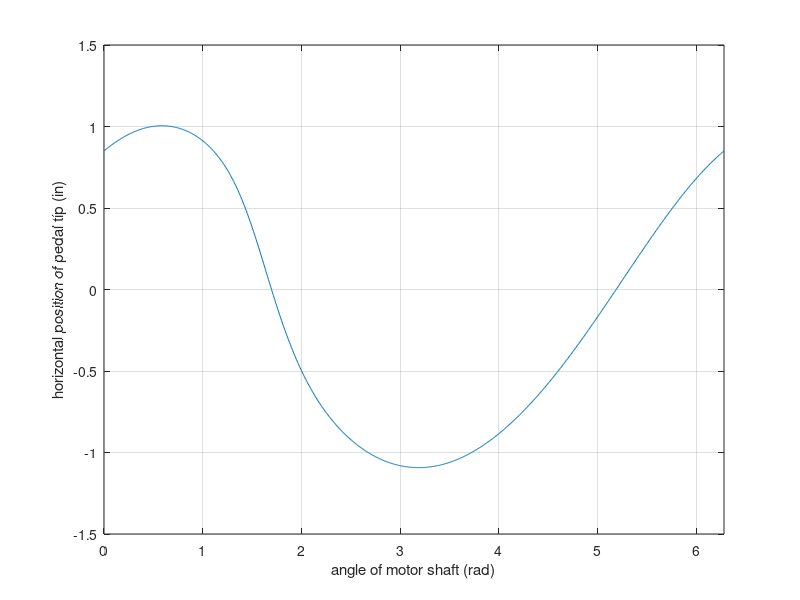
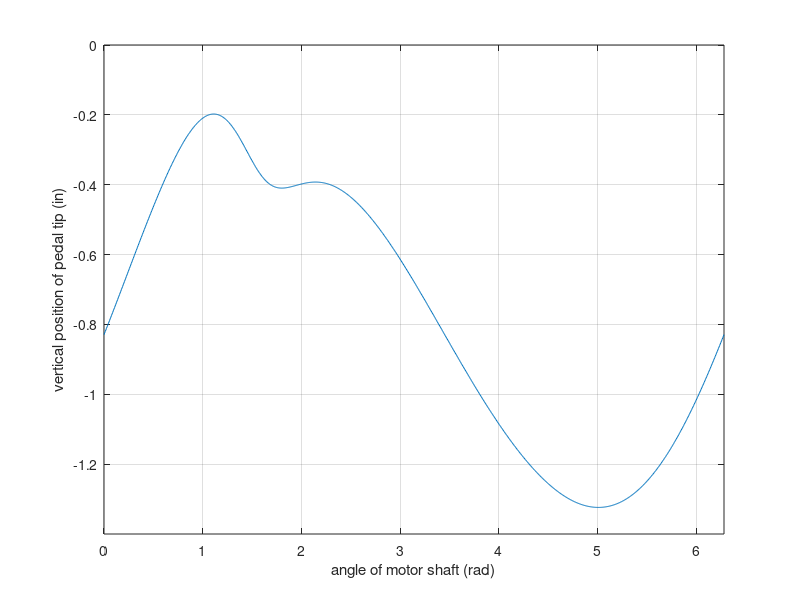

MATLAB code for these plots, in order:
close all
clear
clc

%% givens
r1 = 0.8;
r2 = 0.5;
r3 = 0.8;
r4 = 0.8;
r5 = 0.9;
a = 117/360*2*pi;

N = 1000;
theta2 = linspace(0,2*pi,N);

%% initialize vectors
alpha = [];
theta3 = [];
theta4 = [];
theta5 = [];
Px = [];
Py = [];

for ix = 1:N


    %% angle equations
    alpha(1,ix) = 0 - r2*cos(theta2(ix));
    alpha(2,ix) = r1 - r2*sin(theta2(ix));   

    A = 2*alpha(1,ix)*r4;
    B = 2*alpha(2,ix)*r4;
    C = dot(alpha(:,ix),alpha(:,ix)) + r4^2 - r3^2;

    theta4(ix) = atan2(B,A) + acos((-1*C)/(sqrt(A^2+B^2)));
    theta3(ix) = atan2(r1 - r2*sin(theta2(ix)) + r4*sin(theta4(ix)),-1*r2*cos(theta2(ix)) + r4*cos(theta4(ix)));
    theta5(ix) = theta3(ix) + a;
    
    %% locate point P
    Px(ix) = r2*cos(theta2(ix)) + r5*cos(theta5(ix));
    Py(ix) = r2*sin(theta2(ix)) + r5*sin(theta5(ix));
end

%% plot the path of point P
% plot(Px,Py,'linewidth',2)
% grid on
% axis equal
% axis([-1.5 1.5 -1.5 1.5])
figure(1)
plot(theta2,Px);
grid on
xlabel('angle of motor shaft (rad)')
ylabel('horizontal position of pedal tip (in)')
axis([0 2*pi -1.5 1.5])

figure(2)
plot(theta2,Py);
grid on

xlabel('angle of motor shaft (rad)')
ylabel('vertical position of pedal tip (in)')
axis([0 2*pi -1.4 0])

